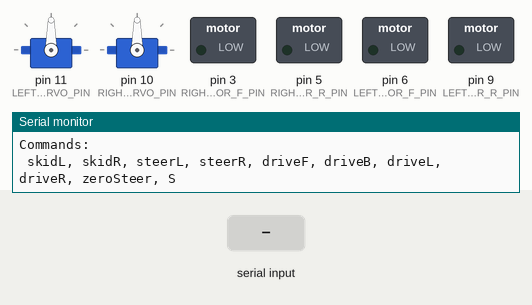
Recording of a sketch running on a simulated Arduino Uno, built with avr-gcc and run on an emulated ATmega328P. Parts: 2 × servo, switched loads named in the sketch (green lamp = pin HIGH), the last lines printed to the serial monitor. The test bench sets the inputs (shaded band).

Above: at 1.2 s.
1.3 s: "skidL\n" received over Serial
At 1.9 s:
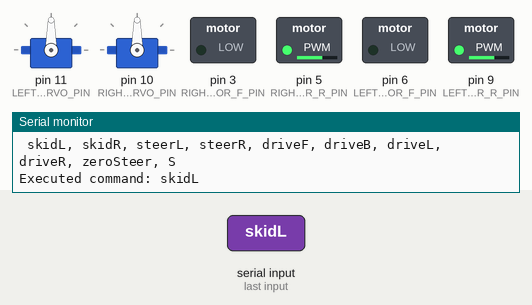
2.8 s: "skidR\n" received over Serial
At 4.0 s:
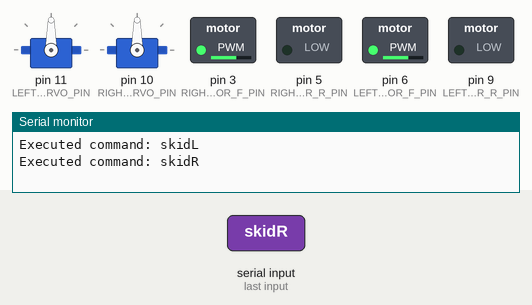
4.3 s: "steerL\n" received over Serial
At 5.4 s:
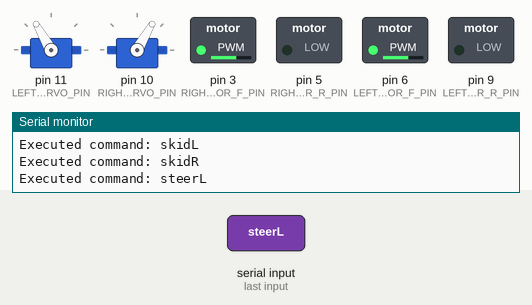
5.8 s: "steerR\n" received over Serial
At 6.6 s:
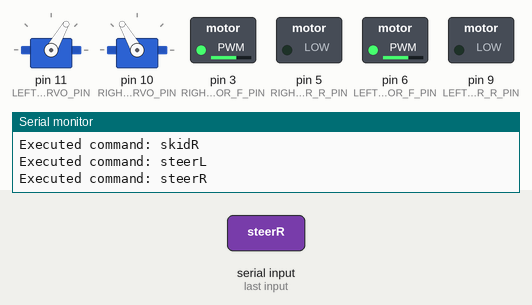
7.3 s: "driveF\n" received over Serial
At 7.7 s:
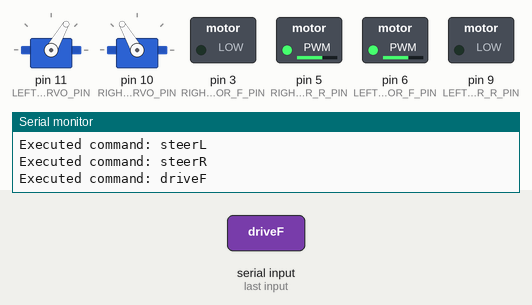
8.8 s: "driveB\n" received over Serial
At 10.0 s:
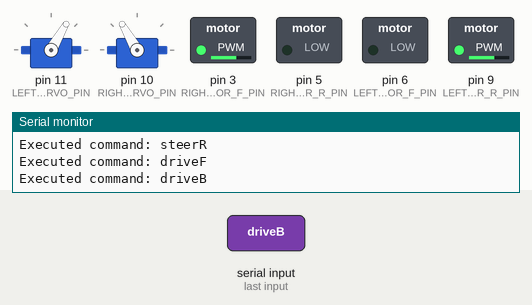
Timing chart, 0 to 11.3 s (numbered marks = the images above; inputs shaded):
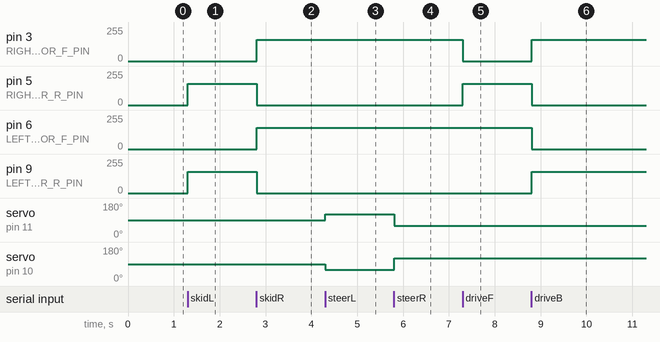

The sketch:

ServoTestv1.ino.ino
```cpp
#include <Servo.h>

// -------------------------------
//       PIN ASSIGNMENTS
// -------------------------------
// DC Motor Pins (using PWM)
// Left DC motors (mounted normally)
const int LEFT_MOTOR_F_PIN = 6;  // forward channel for left motors
const int LEFT_MOTOR_R_PIN = 9;  // reverse channel for left motors
// Right DC motors (mounted inverted)
// For the right side, “forward” is achieved by activating the reverse channel.
const int RIGHT_MOTOR_F_PIN = 3; // forward channel for right motors (used for reverse drive)
const int RIGHT_MOTOR_R_PIN = 5; // reverse channel for right motors (used for forward drive)

// Servo Pins (steering)
// Two servos per side are driven as a group.
const int LEFT_SERVO_PIN  = 11;  // left-side servos
const int RIGHT_SERVO_PIN = 10;  // right-side servos

// -------------------------------
//      SPEED & STEERING SETTINGS
// -------------------------------
const int DEFAULT_SPEED = 160;   // normal driving speed (0-255)
const int TURN_SPEED    = 160;   // speed for in-place (skid) turns
const int SLOW_SPEED    = 120;   // reduced speed for differential turning

// Servo parameters (assumes 180° servos)
const int SERVO_CENTER      = 90;  // Center position (can be calibrated)
const int SERVO_TURN_ANGLE  = 30;  // Amount to turn for steering commands

// -------------------------------
//         SERVO OBJECTS
// -------------------------------
Servo leftServo;
Servo rightServo;

// -------------------------------
//          SETUP
// -------------------------------
void setup() {
  Serial.begin(9600);

  // Setup motor pins as outputs
  pinMode(LEFT_MOTOR_F_PIN, OUTPUT);
  pinMode(LEFT_MOTOR_R_PIN, OUTPUT);
  pinMode(RIGHT_MOTOR_F_PIN, OUTPUT);
  pinMode(RIGHT_MOTOR_R_PIN, OUTPUT);

  // Attach servos
  leftServo.attach(LEFT_SERVO_PIN);
  rightServo.attach(RIGHT_SERVO_PIN);

  // Initialize servos to center
  zeroSteer();

  // Ensure motors are stopped
  stopMotors();

  // Instruction message
  Serial.println("Rover Control Ready.");
  Serial.println("Commands:");
  Serial.println(" skidL, skidR, steerL, steerR, driveF, driveB, driveL, driveR, zeroSteer, S");
}

// -------------------------------
//           MAIN LOOP
// -------------------------------
void loop() {
  // Read a full command string from Serial (ended by newline)
  if (Serial.available() > 0) {
    String command = Serial.readStringUntil('\n');
    command.trim(); // Remove whitespace/newline

    // Execute based on the command string
    if (command == "skidL") {
      skidL();
    } else if (command == "skidR") {
      skidR();
    } else if (command == "steerL") {
      steerL();
    } else if (command == "steerR") {
      steerR();
    } else if (command == "driveF") {
      driveF();
    } else if (command == "driveB") {
      driveB();
    } else if (command == "driveL") {
      sdriveL();  // Use servo-assisted differential drive left
    } else if (command == "driveR") {
      sdriveR();  // Use servo-assisted differential drive right
    } else if (command == "zeroSteer") {
      zeroSteer();
    } else if (command == "S") {
      stopMotors();
    } else {
      Serial.print("Unknown command: ");
      Serial.println(command);
    }

    Serial.print("Executed command: ");
    Serial.println(command);
  }
}

// -------------------------------
//       MOTOR CONTROL FUNCTIONS
// -------------------------------

// Stop all motors
void stopMotors() {
  analogWrite(LEFT_MOTOR_F_PIN, 0);
  analogWrite(LEFT_MOTOR_R_PIN, 0);
  analogWrite(RIGHT_MOTOR_F_PIN, 0);
  analogWrite(RIGHT_MOTOR_R_PIN, 0);
}

// Drive forward (motors only)
// Left motors drive forward: (pin6 = DEFAULT_SPEED, pin9 = 0)
// Right motors drive forward (inverted): (pin3 = 0, pin5 = DEFAULT_SPEED)
void driveF() {
  analogWrite(LEFT_MOTOR_F_PIN, DEFAULT_SPEED);
  analogWrite(LEFT_MOTOR_R_PIN, 0);

  analogWrite(RIGHT_MOTOR_F_PIN, 0);
  analogWrite(RIGHT_MOTOR_R_PIN, DEFAULT_SPEED);
}

// Drive backward (motors only)
// Left motors backward: (pin6 = 0, pin9 = DEFAULT_SPEED)
// Right motors backward (inverted): (pin3 = DEFAULT_SPEED, pin5 = 0)
void driveB() {
  analogWrite(LEFT_MOTOR_F_PIN, 0);
  analogWrite(LEFT_MOTOR_R_PIN, DEFAULT_SPEED);

  analogWrite(RIGHT_MOTOR_F_PIN, DEFAULT_SPEED);
  analogWrite(RIGHT_MOTOR_R_PIN, 0);
}

// Skid steer turn in place to the left:
// Left motors go backward, right motors go forward.
void skidL() {
  analogWrite(LEFT_MOTOR_F_PIN, 0);
  analogWrite(LEFT_MOTOR_R_PIN, TURN_SPEED);   // left motors backward

  analogWrite(RIGHT_MOTOR_F_PIN, 0);
  analogWrite(RIGHT_MOTOR_R_PIN, TURN_SPEED);  // right motors forward (since inverted)
}

// Skid steer turn in place to the right:
// Left motors go forward, right motors go backward.
void skidR() {
  analogWrite(LEFT_MOTOR_F_PIN, DEFAULT_SPEED);
  analogWrite(LEFT_MOTOR_R_PIN, 0);   // left motors forward

  analogWrite(RIGHT_MOTOR_F_PIN, DEFAULT_SPEED);
  analogWrite(RIGHT_MOTOR_R_PIN, 0);  // right motors backward (since inverted)
}

// Differential drive functions (motors only)
// DdriveL: for a left turn, left side goes slower than right.
void DdriveL() {
  analogWrite(LEFT_MOTOR_F_PIN, SLOW_SPEED);
  analogWrite(LEFT_MOTOR_R_PIN, 0);

  analogWrite(RIGHT_MOTOR_F_PIN, 0);
  analogWrite(RIGHT_MOTOR_R_PIN, DEFAULT_SPEED);
}

// DdriveR: for a right turn, right side goes slower than left.
void DdriveR() {
  analogWrite(LEFT_MOTOR_F_PIN, DEFAULT_SPEED);
  analogWrite(LEFT_MOTOR_R_PIN, 0);

  analogWrite(RIGHT_MOTOR_F_PIN, 0);
  analogWrite(RIGHT_MOTOR_R_PIN, SLOW_SPEED);
}

// -------------------------------
//    SERVO-ASSISTED DRIVE FUNCTIONS
// -------------------------------

// sdriveL: Turn left using servos plus a slight differential drive
void sdriveL() {
  // Set servos to steer left:
  // (Assuming that increasing the left servo angle and decreasing the right servo angle turns the wheels left)
  leftServo.write(SERVO_CENTER + SERVO_TURN_ANGLE);
  rightServo.write(SERVO_CENTER - SERVO_TURN_ANGLE);

  // Differential drive: left side runs slower than right
  analogWrite(LEFT_MOTOR_F_PIN, SLOW_SPEED);
  analogWrite(LEFT_MOTOR_R_PIN, 0);

  analogWrite(RIGHT_MOTOR_F_PIN, 0);
  analogWrite(RIGHT_MOTOR_R_PIN, DEFAULT_SPEED);
}

// sdriveR: Turn right using servos plus a slight differential drive
void sdriveR() {
  // Set servos to steer right:
  leftServo.write(SERVO_CENTER - SERVO_TURN_ANGLE);
  rightServo.write(SERVO_CENTER + SERVO_TURN_ANGLE);

  // Differential drive: right side runs slower than left
  analogWrite(LEFT_MOTOR_F_PIN, DEFAULT_SPEED);
  analogWrite(LEFT_MOTOR_R_PIN, 0);

  analogWrite(RIGHT_MOTOR_F_PIN, 0);
  analogWrite(RIGHT_MOTOR_R_PIN, SLOW_SPEED);
}

// -------------------------------
//         SERVO STEERING FUNCTIONS
// -------------------------------

// steerL: Turn all servos to steer left (servos only)
void steerL() {
  leftServo.write(SERVO_CENTER + SERVO_TURN_ANGLE);
  rightServo.write(SERVO_CENTER - SERVO_TURN_ANGLE);
}

// steerR: Turn all servos to steer right (servos only)
void steerR() {
  leftServo.write(SERVO_CENTER - SERVO_TURN_ANGLE);
  rightServo.write(SERVO_CENTER + SERVO_TURN_ANGLE);
}

// zeroSteer: Center the servos to the middle of their arc
void zeroSteer() {
  leftServo.write(SERVO_CENTER);
  rightServo.write(SERVO_CENTER);
}
```

Measured:
- after the input at 1.3 s, pin 5 (RIGHT_MOTOR_R_PIN), pin 9 (LEFT_MOTOR_R_PIN): 0/255 → 160/255 at once
- after the input at 2.8 s, pin 3 (RIGHT_MOTOR_F_PIN), pin 6 (LEFT_MOTOR_F_PIN): 0/255 → 160/255 at once; pin 5 (RIGHT_MOTOR_R_PIN), pin 9 (LEFT_MOTOR_R_PIN): 160/255 → 0/255 at once
- after the input at 4.3 s, servo on pin 11 (LEFT_SERVO_PIN): 90° → 120° at once; servo on pin 10 (RIGHT_SERVO_PIN): 90° → 60° at once
- after the input at 5.8 s, servo on pin 11 (LEFT_SERVO_PIN): 120° → 60° at once; servo on pin 10 (RIGHT_SERVO_PIN): 60° → 120° at once
- after the input at 7.3 s, pin 3 (RIGHT_MOTOR_F_PIN): 160/255 → 0/255 at once; pin 5 (RIGHT_MOTOR_R_PIN): 0/255 → 160/255 at once
- after the input at 8.8 s, pin 3 (RIGHT_MOTOR_F_PIN), pin 9 (LEFT_MOTOR_R_PIN): 0/255 → 160/255 at once; pin 5 (RIGHT_MOTOR_R_PIN), pin 6 (LEFT_MOTOR_F_PIN): 160/255 → 0/255 at once
